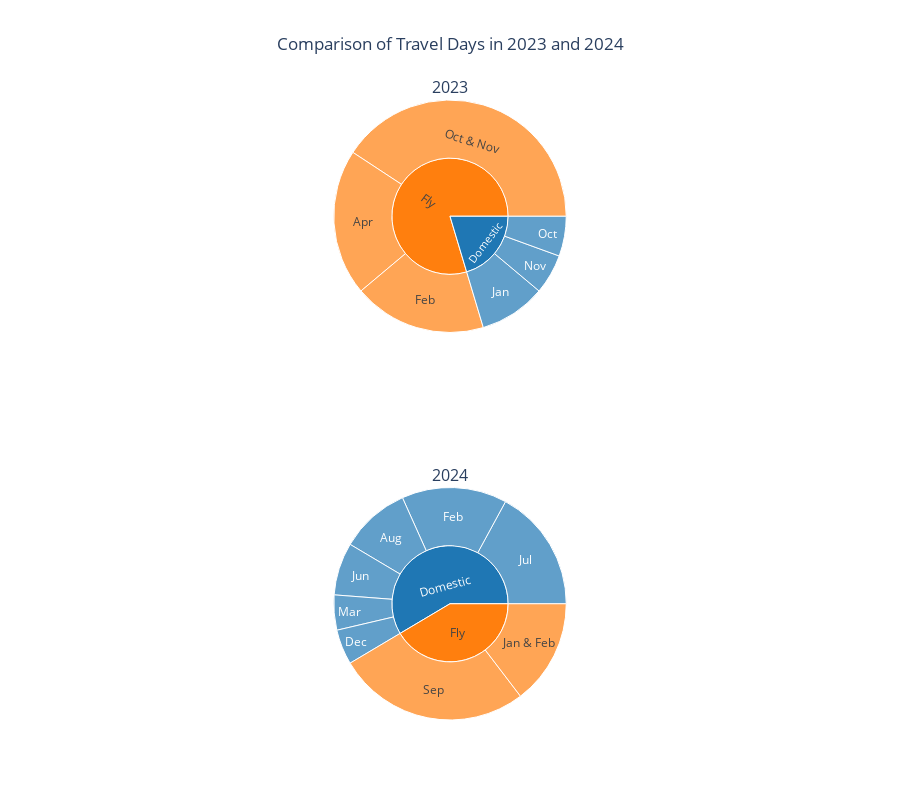

The cell this chart's notebook holds for it:
### Code cell
"""
2023
1. secret trips (fly)        |  feb: 10 days, apr: 11 days
2. domestic trips            |  
    a. with family (Tainan)  |  jan: 5 days, oct: 3 days, nov: 3 days
3. international trips       |  oct&nov: 22 days
"""

"""
2024
1. secret trips (fly)        |  jan&feb: 6 days, sep: 11 days
2. domestic trips            | 
    a. with friend(s)        |  mar: 2 days, jun: 3 days, jul: 4+3 days
    b. with family (Tainan)  |  feb: 6 days, aug: 4 days, dec: 2 days
"""


# Data for 2023
import plotly.express as px
from plotly.subplots import make_subplots
data_2023 = [
    {"Year": "2023", "Category": "Fly", "Month": "Feb", "Days": 10},
    {"Year": "2023", "Category": "Fly", "Month": "Apr", "Days": 11},
    {"Year": "2023", "Category": "Domestic", "Month": "Jan", "Days": 5},
    {"Year": "2023", "Category": "Domestic", "Month": "Oct", "Days": 3},
    {"Year": "2023", "Category": "Domestic", "Month": "Nov", "Days": 3},
    {"Year": "2023", "Category": "Fly", "Month": "Oct & Nov", "Days": 22},
]

# Data for 2024
data_2024 = [
    {"Year": "2024", "Category": "Fly", "Month": "Jan & Feb", "Days": 6},
    {"Year": "2024", "Category": "Fly", "Month": "Sep", "Days": 11},
    {"Year": "2024", "Category": "Domestic", "Month": "Feb", "Days": 6},
    {"Year": "2024", "Category": "Domestic", "Month": "Mar", "Days": 2},
    {"Year": "2024", "Category": "Domestic", "Month": "Jun", "Days": 3},
    {"Year": "2024", "Category": "Domestic", "Month": "Jul", "Days": 7},
    {"Year": "2024", "Category": "Domestic", "Month": "Aug", "Days": 4},
    {"Year": "2024", "Category": "Domestic", "Month": "Dec", "Days": 2},
]

# print total days for fly and domestic trips in 2023 and 2024
total_fly_days_2023 = sum(filter(None, [d["Days"] for d in data_2023 if d["Category"] == "Fly"]))
total_domestic_days_2023 = sum(filter(None, [d["Days"] for d in data_2023 if d["Category"] == "Domestic"]))
total_fly_days_2024 = sum(filter(None, [d["Days"] for d in data_2024 if d["Category"] == "Fly"]))
total_domestic_days_2024 = sum(filter(None, [d["Days"] for d in data_2024 if d["Category"] == "Domestic"]))
print(f'Total fly days in 2023: {total_fly_days_2023}')
print(f'Total domestic days in 2023: {total_domestic_days_2023}')
print(f'Total fly days in 2024: {total_fly_days_2024}')
print(f'Total domestic days in 2024: {total_domestic_days_2024}')

# Create sunburst charts using Plotly Express
fig_2023 = px.sunburst(
    data_2023,
    path=["Category", "Month"],
    values="Days",
    color="Category",
    color_discrete_map={"Fly": "#ff7f0e", "Domestic": "#1f77b4"},
    title="Travel Days in 2023",
)

fig_2024 = px.sunburst(
    data_2024,
    path=["Category", "Month"],
    values="Days",
    color="Category",
    color_discrete_map={"Fly": "#ff7f0e", "Domestic": "#1f77b4"},
    title="Travel Days in 2024",
)

# Create subplots to place the sunburst charts side by side
fig = make_subplots(rows=2, cols=1, subplot_titles=("2023", "2024"),
                    specs=[[{"type": "domain"}], [{"type": "domain"}]]
)

fig.add_trace(fig_2023.data[0], row=1, col=1)
fig.add_trace(fig_2024.data[0], row=2, col=1)

# Update layout
fig.update_layout(
    title="Comparison of Travel Days in 2023 and 2024",
    title_x=0.5,
    showlegend=True,
    legend=dict(
        title="Travel Type",
        traceorder="normal",
        itemsizing="constant",
    ),
    height=800,
)

# Show plot
fig.show()

### Figure 1 — Plotly figure (JSON) as saved in the notebook; plotly's stock layout.template omitted (floating-point values rounded to 4 significant figures)
{"data": [{"branchvalues": "total", "customdata": [["Domestic"], ["Domestic"], ["Domestic"], ["Fly"], ["Fly"], ["Fly"], ["Domestic"], ["Fly"]], "domain": {"x": [0, 1], "y": [0.625, 1]}, "hovertemplate": "labels=%{label}<br>Days=%{value}<br>parent=%{parent}<br>id=%{id}<br>Category=%{customdata[0]}<extra></extra>", "ids": ["Domestic/Jan", "Domestic/Nov", "Domestic/Oct", "Fly/Apr", "Fly/Feb", "Fly/Oct & Nov", "Domestic", "Fly"], "labels": ["Jan", "Nov", "Oct", "Apr", "Feb", "Oct & Nov", "Domestic", "Fly"], "marker": {"colors": ["#1f77b4", "#1f77b4", "#1f77b4", "#ff7f0e", "#ff7f0e", "#ff7f0e", "#1f77b4", "#ff7f0e"]}, "name": "", "parents": ["Domestic", "Domestic", "Domestic", "Fly", "Fly", "Fly", "", ""], "type": "sunburst", "values": [5, 3, 3, 11, 10, 22, 11, 43]}, {"branchvalues": "total", "customdata": [["Domestic"], ["Fly"], ["Domestic"], ["Domestic"], ["Domestic"], ["Fly"], ["Domestic"], ["Domestic"], ["Domestic"], ["Fly"]], "domain": {"x": [0, 1], "y": [0, 0.375]}, "hovertemplate": "labels=%{label}<br>Days=%{value}<br>parent=%{parent}<br>id=%{id}<br>Category=%{customdata[0]}<extra></extra>", "ids": ["Domestic/Feb", "Fly/Jan & Feb", "Domestic/Jul", "Domestic/Jun", "Domestic/Mar", "Fly/Sep", "Domestic/Aug", "Domestic/Dec", "Domestic", "Fly"], "labels": ["Feb", "Jan & Feb", "Jul", "Jun", "Mar", "Sep", "Aug", "Dec", "Domestic", "Fly"], "marker": {"colors": ["#1f77b4", "#ff7f0e", "#1f77b4", "#1f77b4", "#1f77b4", "#ff7f0e", "#1f77b4", "#1f77b4", "#1f77b4", "#ff7f0e"]}, "name": "", "parents": ["Domestic", "Fly", "Domestic", "Domestic", "Domestic", "Fly", "Domestic", "Domestic", "", ""], "type": "sunburst", "values": [6, 6, 7, 3, 2, 11, 4, 2, 24, 17]}], "layout": {"annotations": [{"font": {"size": 16}, "showarrow": false, "text": "2023", "x": 0.5, "xanchor": "center", "xref": "paper", "y": 1, "yanchor": "bottom", "yref": "paper"}, {"font": {"size": 16}, "showarrow": false, "text": "2024", "x": 0.5, "xanchor": "center", "xref": "paper", "y": 0.375, "yanchor": "bottom", "yref": "paper"}], "height": 800, "legend": {"itemsizing": "constant", "title": {"text": "Travel Type"}, "traceorder": "normal"}, "showlegend": true, "title": {"text": "Comparison of Travel Days in 2023 and 2024", "x": 0.5}}}
